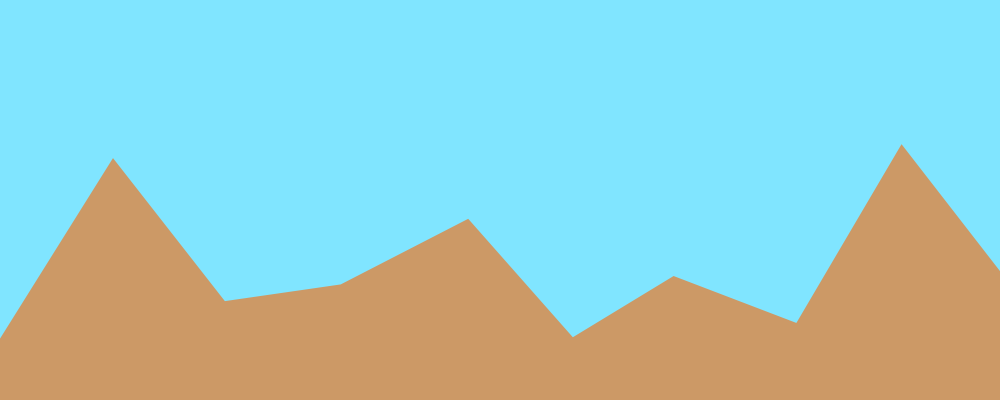
Frame 1 (no input)
Frame 60 (the mouse pressed at the canvas centre just before this capture): identical to frame 1, image omitted
Frame 120 (the mouse held since frame 60 and released just before this capture): identical to frame 1, image omitted

The Processing sketch that drew this single still picture (run headless with seeded random() and noise(); from frame 60 on, the mouse is pressed at the canvas centre):

// Processing sketch: sketch_200714a
// ── sketch_200714a.pde
PShape mountains;
float a;

void setup() {
  size(1000, 400);
  background(128, 229, 255);
  float x = 0;
  float y = height * .7;
  float yIncLim = width * 0.2;
  mountains = createShape();  
  mountains.beginShape();
  mountains.fill(204, 153, 102);
  mountains.noStroke();
  while (x < width) {
    float yInc = random(-yIncLim, yIncLim);
    if (y + yInc < height * 0.4 || y + yInc > height * 0.9) {
      y -= yInc;
    } else {
      y += yInc;
    }
    mountains.vertex(x, y);
    x += random(100, 150);
  }
  x = width * 1.1;
  y = height;
  mountains.vertex(x, y);
  x = 0;
  mountains.vertex(x, y);
  mountains.endShape(CLOSE);
  a = 135;
}

void draw() {
  PVector circleCenter = new PVector(width / 2, height);
  float r = width * 0.3;
  background(128, 229, 255);
  
  PVector temp = circleCenter.copy();
  temp.add(r * cos(radians(a)), r * sin(radians(a)));
  fill(255, 219, 77);
  circle(temp.x, temp.y, 100);
  noStroke();
  a -= 0.5;
  fill(255);
  shape(mountains);
}
